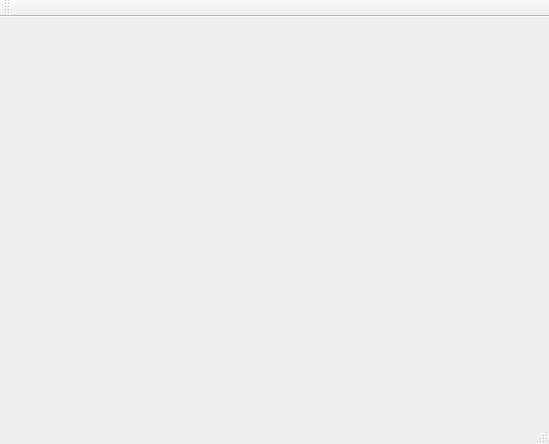
<?xml version="1.0" encoding="UTF-8"?>
<ui version="4.0">
 <class>MainWindow</class>
 <widget class="QMainWindow" name="MainWindow">
  <property name="geometry">
   <rect>
    <x>0</x>
    <y>0</y>
    <width>549</width>
    <height>444</height>
   </rect>
  </property>
  <property name="windowTitle">
   <string>MainWindow</string>
  </property>
  <widget class="QWidget" name="centralWidget"/>
  <widget class="QMenuBar" name="menuBar">
   <property name="geometry">
    <rect>
     <x>0</x>
     <y>0</y>
     <width>549</width>
     <height>21</height>
    </rect>
   </property>
  </widget>
  <widget class="QToolBar" name="mainToolBar">
   <attribute name="toolBarArea">
    <enum>TopToolBarArea</enum>
   </attribute>
   <attribute name="toolBarBreak">
    <bool>false</bool>
   </attribute>
  </widget>
  <widget class="QStatusBar" name="statusBar"/>
 </widget>
 <layoutdefault spacing="6" margin="11"/>
 <resources/>
 <connections/>
</ui>
